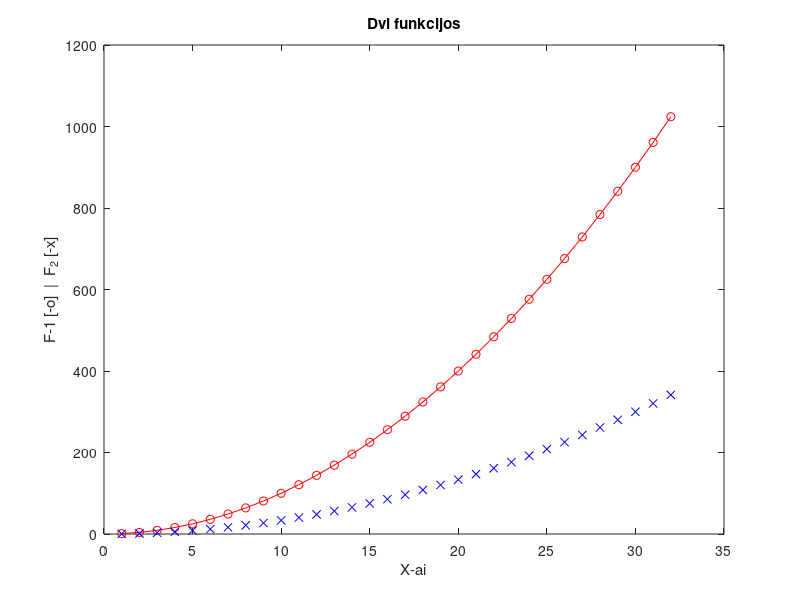

MATLAB code to generate this figure:
% Erikas Ronis Ef 25/2 2026/09/11

x = 1:32;
y = x.^2;

plot(x,y, 'o-r',x,y/3, 'xb')

title('Dvi funkcijos')
xlabel('X-ai')
ylabel('F-1 [-o]  |  F_2 [-x]')
%%
clear
close all
N = 4;
V = N+1:0.5:N+4
A = [N N+1 N+2; N+3 N+4 N+5; N+6 N+7 N+8]
A1 = A(3,2)
A2 = A(2:3,1:2)
A3 = A(1:2:3,1:2:3)
V1 = V(1:3)'%apvercia eiluciu ir stulpeloiu dimencijas

AV = [A V1]
